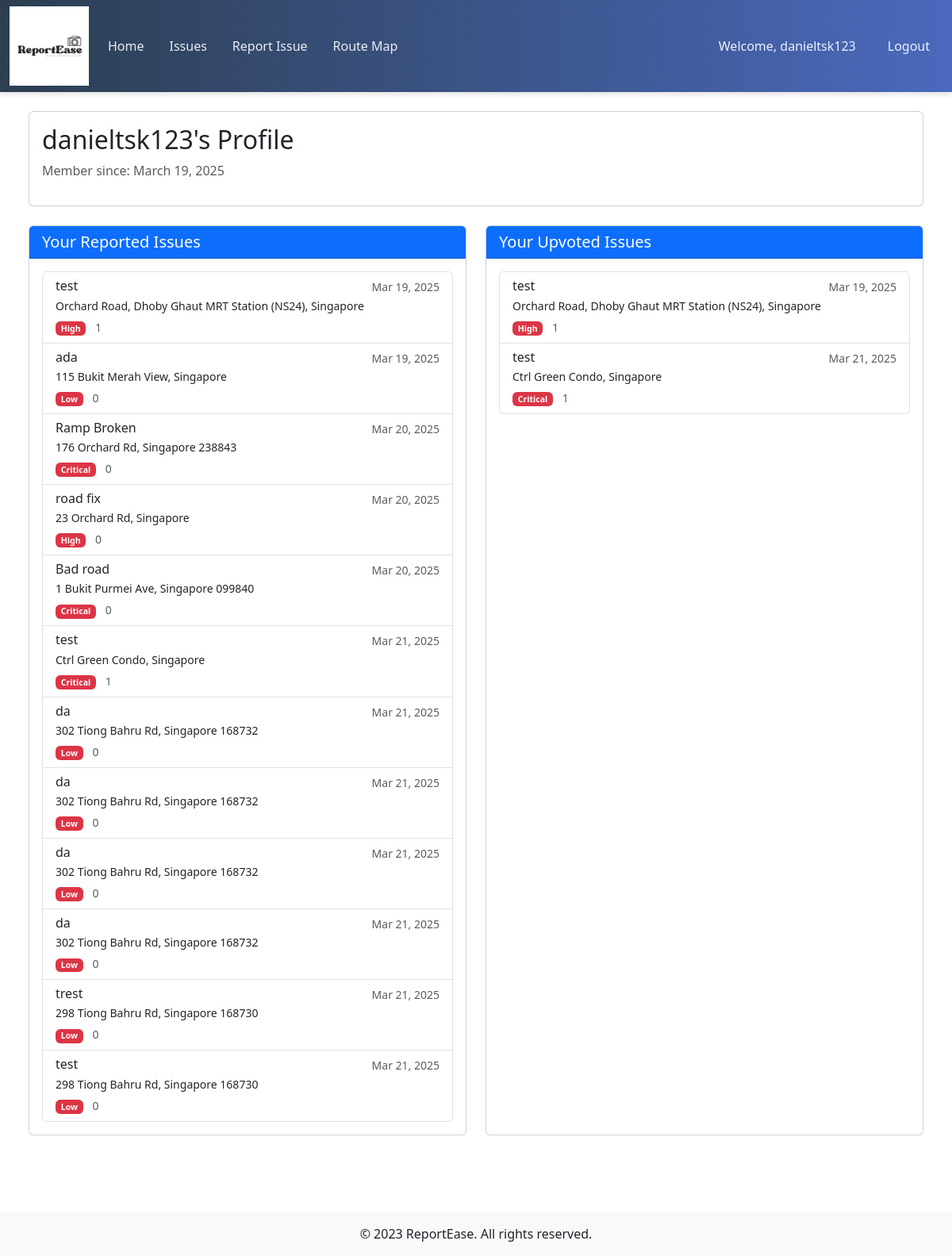
/profile/ (signed in), run on an earlier commit of the app's database.
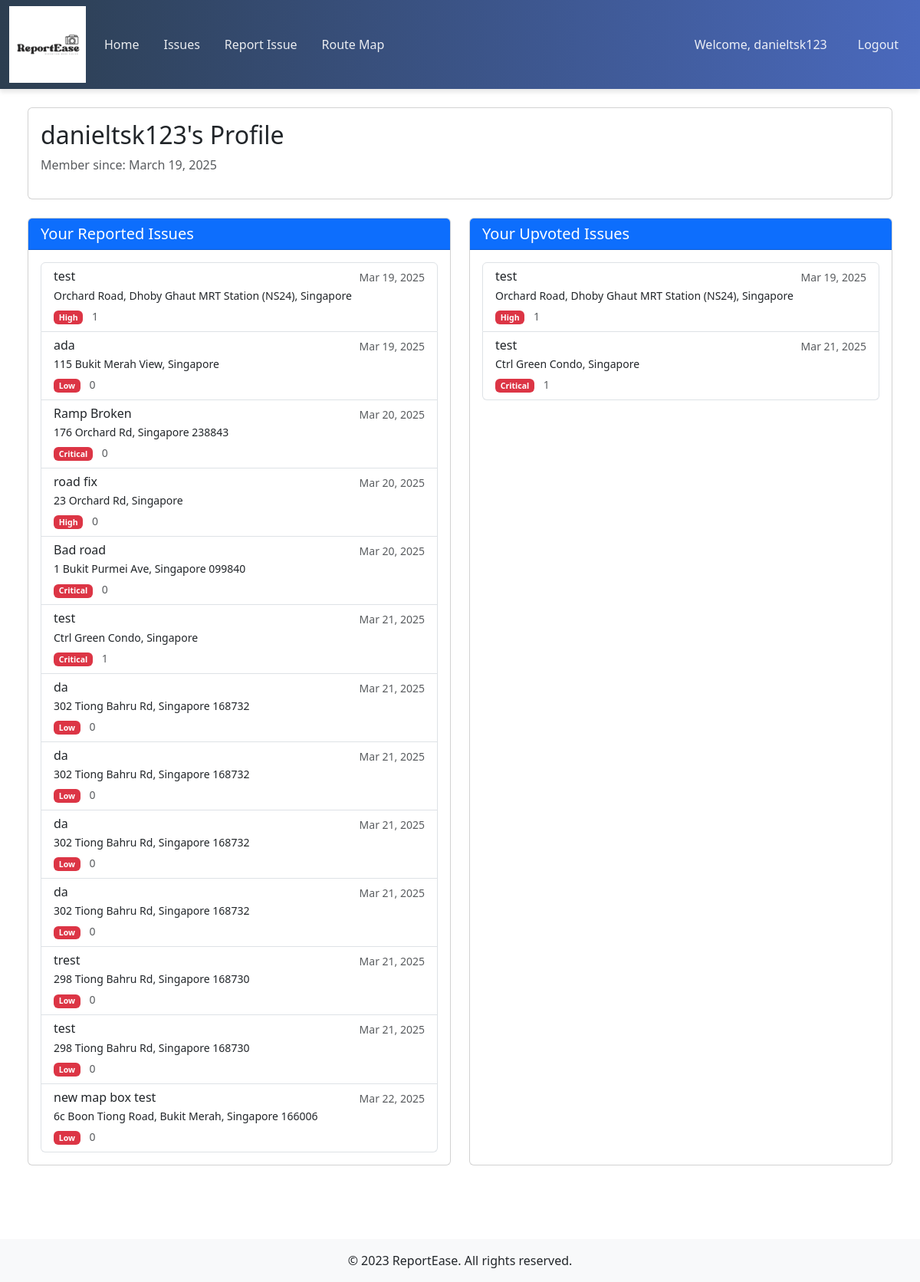
And on a later commit of the database.
### fypapp/models.py (models this page shows, shortened)
class AccessibilityIssue(models.Model):
    PRIORITY_CHOICES = [
        (1, 'Low'),
        (2, 'Medium'),
        (3, 'High'),
        (4, 'Critical')
    ]
    STATUS_CHOICES = [
        ('open', 'Open'),
        ('assigned', 'Assigned to Agency'),
        ('in_progress', 'In Progress'),
        ('resolved', 'Resolved'),
        ('closed', 'Closed')
    ]
    title = models.CharField(max_length=200)
    description = models.TextField()
    location = models.CharField(max_length=200)
    latitude = models.DecimalField(max_digits=9, decimal_places=6)
    longitude = models.DecimalField(max_digits=9, decimal_places=6)
    reported_by = models.ForeignKey(User, on_delete=models.CASCADE)
    created_at = models.DateTimeField(auto_now_add=True)
    updated_at = models.DateTimeField(auto_now=True)
    priority = models.IntegerField(choices=PRIORITY_CHOICES, default=1)
    status = models.CharField(max_length=50, choices=STATUS_CHOICES, default='open')
    current_agency = models.ForeignKey(Agency, on_delete=models.SET_NULL, null=True, blank=True, related_name='current_issues')
    upvotes = models.ManyToManyField(User, related_name='upvoted_issues', blank=True)
    image = models.ImageField(upload_to='issue_images/', null=True, blank=True)
    @property
    def upvote_count(self):
        return self.upvotes.count()

### fypapp/views.py (the view)
# urls.py: path('profile/', views.profile, name='profile'),
def profile(request):
    reported_issues = AccessibilityIssue.objects.filter(reported_by=request.user)
    upvoted_issues = AccessibilityIssue.objects.filter(upvotes=request.user)
    return render(request, 'profile.html', {'reported_issues': reported_issues, 'upvoted_issues': upvoted_issues})

### fypapp/templates/profile.html (shortened to what this page needs)
{% extends 'base.html' %}
{% block content %}
<div class="container-fluid">
    <div class="row mb-4">
        <div class="col-md-12">
            <div class="card">
                <div class="card-body">
                    <h2 class="card-title">{{ user.username }}'s Profile</h2>
                    <p class="text-muted">Member since: {{ user.date_joined|date:"F j, Y" }}</p>
                </div>
            </div>
        </div>
    </div>
    <div class="row">
        <div class="col-md-6 mb-4">
            <div class="card h-100">
                <div class="card-header bg-primary text-white">
                    <h5 class="card-title mb-0">Your Reported Issues</h5>
                </div>
                <div class="card-body">
                    <div class="list-group">
                        {% for issue in reported_issues %}
                            <a href="{% url 'issue_detail' issue.pk %}" class="list-group-item list-group-item-action">
                                <div class="d-flex w-100 justify-content-between">
                                    <h6 class="mb-1">{{ issue.title }}</h6>
                                    <small class="text-muted">{{ issue.created_at|date:"M d, Y" }}</small>
                                </div>
                                <p class="mb-1 small">{{ issue.location }}</p>
                                <small class="text-muted">
                                    <span class="badge bg-{{ issue.priority|yesno:'danger,warning,success,danger' }}">
                                        {{ issue.get_priority_display }}
                                    </span>
                                     {{ issue.upvote_count }}
                                </small>
                            </a>
                        {% empty %}
                            <p class="text-center text-muted my-3">You haven't reported any issues yet.</p>
                        {% endfor %}
                    </div>
                </div>
            </div>
        </div>
        <div class="col-md-6 mb-4">
            <div class="card h-100">
                <div class="card-header bg-primary text-white">
                    <h5 class="card-title mb-0">Your Upvoted Issues</h5>
                </div>
                <div class="card-body">
                    <div class="list-group">
                        {% for issue in upvoted_issues %}
                            <a href="{% url 'issue_detail' issue.pk %}" class="list-group-item list-group-item-action">
                                <div class="d-flex w-100 justify-content-between">
                                    <h6 class="mb-1">{{ issue.title }}</h6>
                                    <small class="text-muted">{{ issue.created_at|date:"M d, Y" }}</small>
                                </div>
                                <p class="mb-1 small">{{ issue.location }}</p>
                                <small class="text-muted">
                                    <span class="badge bg-{{ issue.priority|yesno:'danger,warning,success,danger' }}">
                                        {{ issue.get_priority_display }}
                                    </span>
                                     {{ issue.upvote_count }}
                                </small>
                            </a>
                        {% empty %}
                            <p class="text-center text-muted my-3">You haven't upvoted any issues yet.</p>
                        {% endfor %}
                    </div>
                </div>
            </div>
        </div>
    </div>
</div>
{% endblock %}

What changed in the data, as far as the page shows it:
added AccessibilityIssue: title "new map box test", created_at "Mar 22, 2025", location "6c Boon Tiong Road, Bukit Merah, Singapore 166006", priority "Low", upvote_count "0", shown under "Your Reported Issues"
